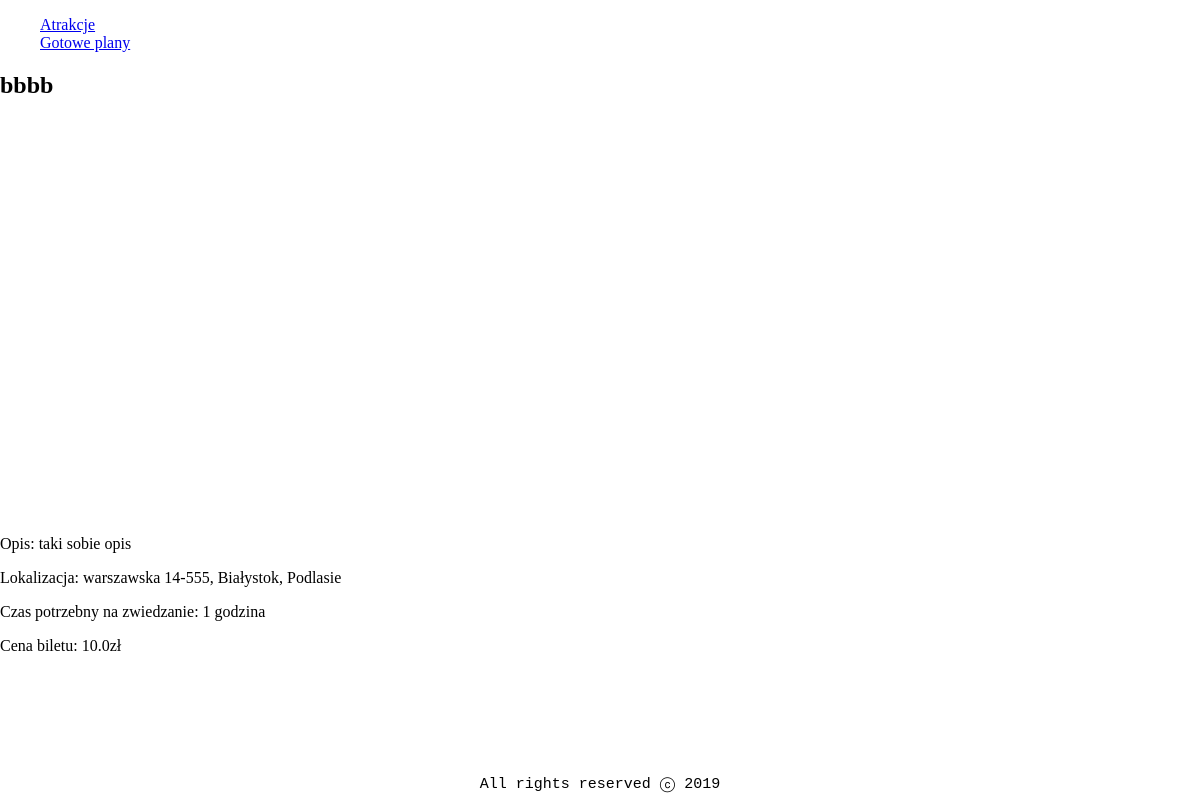
Before: /guide/attractions/2 with the older database file.
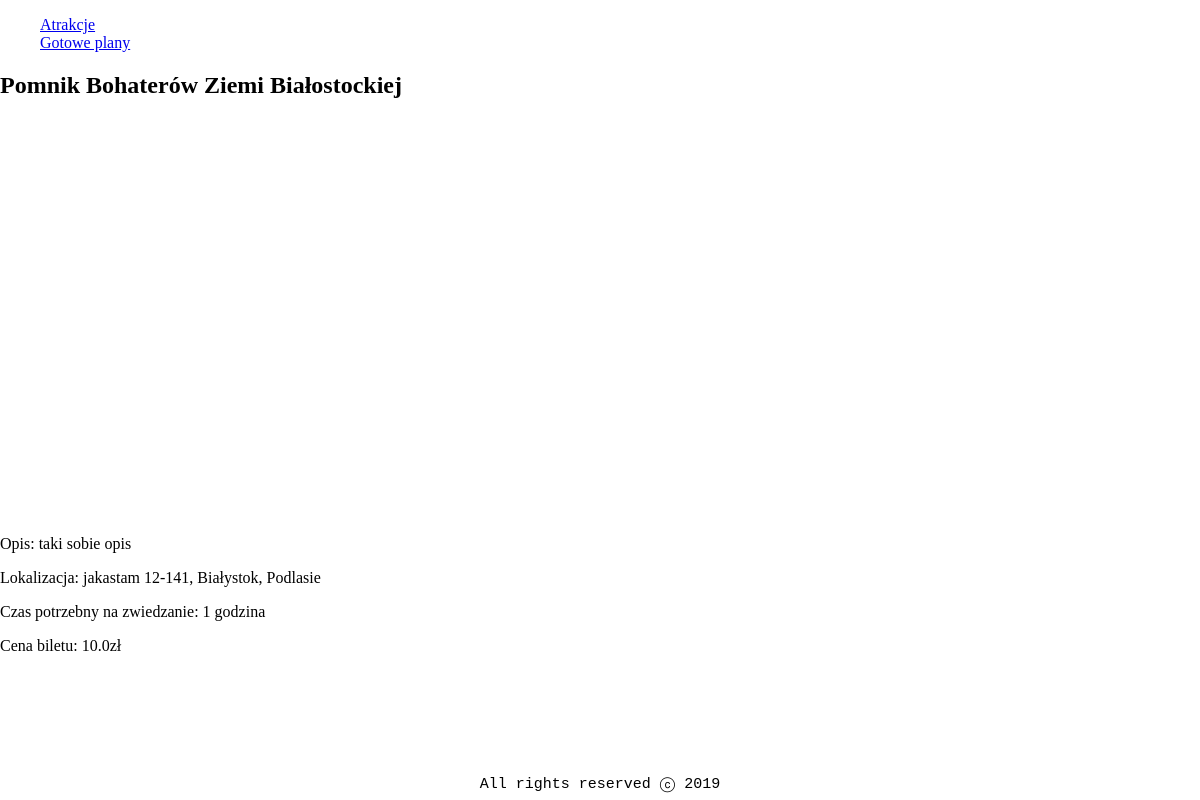
After: the same page with the newer database file.
### guide/models.py (models this page shows, shortened)
class Attraction(models.Model):
    name = models.CharField(_("Name"),
                            max_length=200, help_text="Enter attraction's name.")
    description = models.TextField(max_length=500)
    categories = models.ManyToManyField(
        "Category")
    localization = models.ForeignKey(
        "Localization", verbose_name=_("Address"), on_delete=models.SET_NULL, null=True)
    timeNeededToSightsee = models.FloatField(
        _("Time neede to sightsee (in hours)"))
    ticketCost = models.FloatField(
        _("Ticket's cost"), default=0)

class Localization(models.Model):
    street = models.CharField(
        _("Street"), max_length=100, help_text='Name of the street')
    zipCode = models.CharField(
        _("Zipcode"), max_length=10, help_text='Zip code')
    city = models.CharField(_("City"), max_length=50)
    latitude = models.FloatField(_("Latitude"), null=True)
    longitude = models.FloatField(_("Longitude"), null=True)
    voivodeship = models.CharField(_("Voivodeship"), max_length=50)
    def __str__(self):
        return '' + self.street + ' '+self.zipCode+', ' + self.city+', '+self.voivodeship

### guide/views.py (the view)
class AttractionDetailView(DetailView):
    model = Attraction
    def getAttractionsInfo(self):
        pos = {"name": self.object.name, "lat": self.object.localization.latitude,
               "lng": self.object.localization.longitude}
        return pos
    def getLongTimeNeededToSoghtsee(self):
        hours = int(self.object.timeNeededToSightsee)
        minutes = int((self.object.timeNeededToSightsee % 1)*60)
        result = ''
        if hours:
            if hours == 1:
                result += str(hours) + ' godzina'
            else:
                result += str(hours) + ' godzin'
        if minutes:
            result += ' '+str(minutes) + ' minut'
        return result
    def get_context_data(self, **kwargs):
        context = super().get_context_data(**kwargs)
        context['longTimeNeededToSightsee'] = self.getLongTimeNeededToSoghtsee()
        context['locationInfo'] = self.getAttractionsInfo()
        return context

### guide/templates/guide/attraction_detail.html (shortened to what this page needs)
{% extends "base.html" %}
{% block content %}
    <h2>{{attraction.name}}</h2>
    <div id="map"></div>
    <p>Opis: {{attraction.description}}</p>
    <p>Lokalizacja: {{attraction.localization}}</p>
    <p>Czas potrzebny na zwiedzanie: {{longTimeNeededToSightsee}}</p>
    <p>Cena biletu: {{attraction.ticketCost}}zł</p>
{% endblock content %}

### guide/templates/base.html (shortened to what this page needs)
<!DOCTYPE html PUBLIC "-//W3C//DTD XHTML 1.0 Transitional//EN"
 "http://www.w3.org/TR/xhtml1/DTD/xhtml1-transitional.dtd">
<html xmlns="http://www.w3.org/1999/xhtml" xml:lang="en" lang="en">
<head>
  {% load static %}
  <link rel="stylesheet" href="{% static 'css/styles.css' %}">
</head>
<body>
  <nav class='menu'>
    <ul class="list-no-bullet">
      <li><a href={% url 'attractions' %}>Atrakcje</a></li>
      <li><a href={% url 'tripplans' %}>Gotowe plany</a></li>
    </ul>
  </nav>
  <div class="content">
    {% block content %}
    {% endblock %}
  </div>
  <footer class='footer'>
    {% block footer %}All rights reserved &#9426 2019
    {% endblock footer %}
  </footer>
</body>
</html>

### guide/static/css/styles.css (style rules this page uses)
html,body { width:100vw; margin:0; padding:0; }
.footer { padding:0; margin:0; position: absolute; bottom:0; height:30px; line-height: 30px; font-size: 15px; font-family: 'Courier New', Courier, monospace; text-align: center; width:100vw; }
.list-no-bullet { list-style-type: none; }
#map { padding:0; margin:0; width:100%; height: 400px; }

Changed rows visible on the page:
changed Attraction "taki sobie opis": name "bbbb" → "Pomnik Bohaterów Ziemi Białostockiej"; localization "warszawska 14-555, Białystok, Podlasie" → "jakastam 12-141, Białystok, Podlasie"
